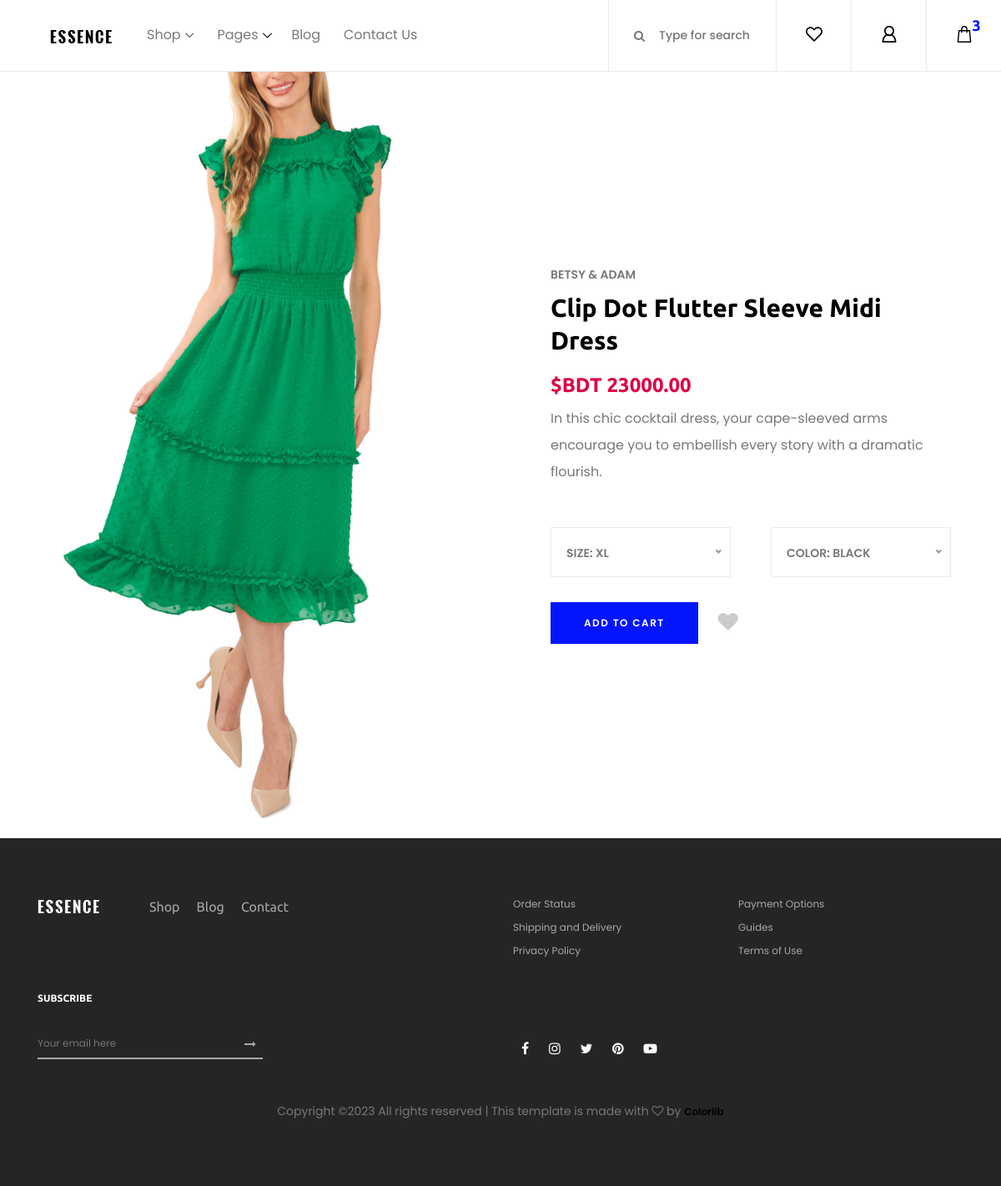
The page /shop/product-details/clip-dot-flutter-sleeve-midi-dress/ on the database its author committed.
### shop/models.py (models this page shows, shortened)
class Product(models.Model):
    product_name = models.CharField(max_length=255)
    brand = models.CharField(max_length=255)
    image = models.ImageField(upload_to='product_images/')
    price = models.DecimalField(max_digits=10, decimal_places=2)
    details = models.TextField()
    category = models.ForeignKey(Category, on_delete=models.CASCADE)
    sub_category = models.ForeignKey(Sub_category, on_delete=models.CASCADE)
    slug = AutoSlugField(populate_from='product_name',unique=True, default=None, null=True)

### shop/views.py (the view)
# urls.py: path('product-details/<str:slug>/', views.Product_Details, name='product_details'),
def Product_Details(request, slug):
    product = Product.objects.get(slug = slug)
    return render (request, 'shop/single-product-details.html',{'product' : product})

### shop/templates/shop/single-product-details.html (shortened to what this page needs)
{% extends "base.html" %}
{% block content %}
    <section class="single_product_details_area d-flex align-items-center">
        <div class="single_product_thumb clearfix">
            <img src="{{product.image.url}}" alt="">
        </div>
        <div class="single_product_desc clearfix">
            <span>{{product.brand}}</span>
            <a href="#">
                <h2>{{product.product_name}}</h2>
            </a>
            <p class="product-price">$BDT {{product.price}}</p>
            <p class="product-desc">{{product.details}}</p>
            <form class="cart-form clearfix" method="post">
                <div class="select-box d-flex mt-50 mb-30">
                </div>
                <div class="cart-fav-box d-flex align-items-center">
                    <button type="submit" name="addtocart" value="5" class="btn essence-btn">Add to cart</button>
                    <div class="product-favourite ml-4">
                        <a href="#" class="favme fa fa-heart"></a>
                    </div>
                </div>
            </form>
        </div>
    </section>
{% endblock content %}

### static/css/core-style.css (style rules this page uses)
* { margin: 0; padding: 0; }
body { font-family: "Poppins", sans-serif; font-size: 14px; background-color: #ffffff; margin-top: 85px; }
h1, h2, h3, h4, h5, h6 { color: #000000; line-height: 1.3; font-weight: 700; font-family: "Ubuntu", sans-serif; }
p { color: #787878; font-size: 14px; line-height: 2; font-weight: 400; }
a { -webkit-transition: all 500ms ease 0s; transition: all 500ms ease 0s; text-decoration: none; outline: 0 solid transparent; color: #000000; font-weight: 600; font-size: 12px; }
img { height: auto; max-width: 100%; }
.mt-50 { margin-top: 50px !important; }
.mb-30 { margin-bottom: 30px !important; }
.essence-btn { display: inline-block; min-width: 170px; height: 50px; color: #ffffff; border: none; border-radius: 0; padding: 0 40px; text-transform: uppercase; font-size: 12px; line-height: 50px; background-color: #0315ff; letter-spacing: 1.5px; font-weight: 600; }
.single_product_details_area { position: relative; z-index: 100; -ms-flex-wrap: wrap; flex-wrap: wrap; }
.single_product_details_area .single_product_thumb, .single_product_details_area .single_product_desc { -webkit-box-flex: 0; -ms-flex: 0 0 50%; flex: 0 0 50%; max-width: 50%; width: 50%; position: relative; z-index: 1; }
.single_product_details_area .single_product_desc { position: relative; z-index: 1; padding: 50px 5%; }
.single_product_details_area .single_product_desc span { font-size: 14px; text-transform: uppercase; font-weight: 600; color: #787878; margin-bottom: 10px; display: block; }
.single_product_details_area .single_product_desc a>h2 { font-size: 30px; display: block; margin-bottom: 10px; }
.single_product_details_area .single_product_desc .product-price { margin-bottom: 0; font-family: "Ubuntu", sans-serif; font-size: 24px; color: #dc0345; font-weight: 700; }
.single_product_details_area .single_product_desc .product-desc { font-size: 16px; }
.single_product_details_area .single_product_desc .cart-fav-box .favme { cursor: pointer; color: #ccc; font-size: 24px; }

### rows shown on the page
Product: image (picture), brand "BETSY & ADAM", product_name "Clip Dot Flutter Sleeve Midi Dress", price "23000.00", details "In this chic cocktail dress, your cape-sleeved arms encourage you to embellish every story with a dramatic flourish."
